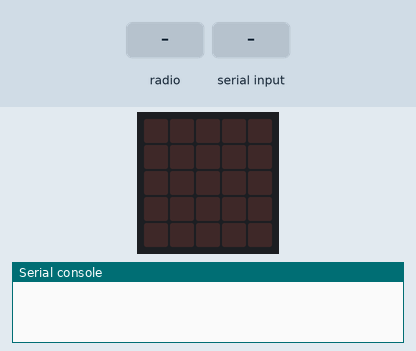
Bench run of a program on a simulated BBC micro:bit running MicroPython. Parts: the board's 5×5 LED display, the last lines printed to the serial console. The test bench sets the inputs (shaded band). No radio messages arrive unless stated (any console line starting 'radio sent:' is added by the test bench).

Above: at 1.2 s.
1.3 s: radio message "1" arrives
At 1.45 s:
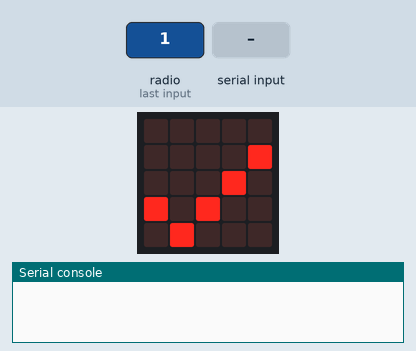
3.1 s: "1" typed at the serial console, then Enter
At 3.26 s:
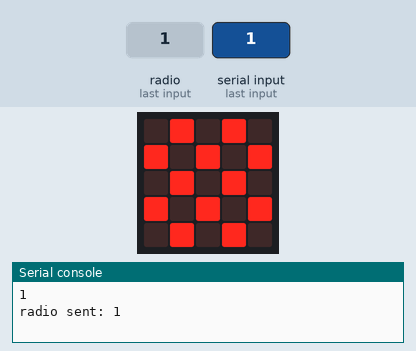
Timing chart, 0 to 6.1 s (numbered marks = the images above; inputs shaded):
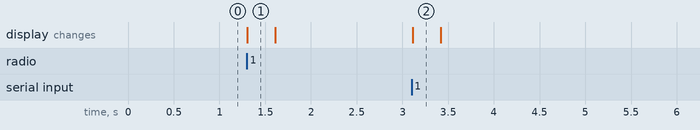

Measured:
- after the input at 1.3 s, the display: changes at once (image 1)
- after the input at 3.1 s, the display: changes at once (image 2)

The program:

emisor.py
```python
from microbit import *
import radio

# Encender radio y configurar grupo
radio.on()
radio.config(group=1,power=7)

# Inicializar UART
uart.init(baudrate=115200)

while True:
    # --- UART → RADIO --- UART (Universal Asynchronous Receiver/Transmitter)
    if uart.any():
        serial_data = uart.readline()
        if serial_data:
            message = serial_data.decode('utf-8').strip()

            # Enviar al alumno por radio
            radio.send(message)

            # Feedback visual
            display.show(Image.CHESSBOARD)
            sleep(300)
            display.clear()
    # --- RADIO → UART ---
    msg = radio.receive()
    if msg:
        # Mostrar feedback visual
        display.show(Image.YES)
        sleep(300)
        display.clear()

        # Reenviar al navegador
        uart.write(msg + "\n")

    sleep(100)
```
